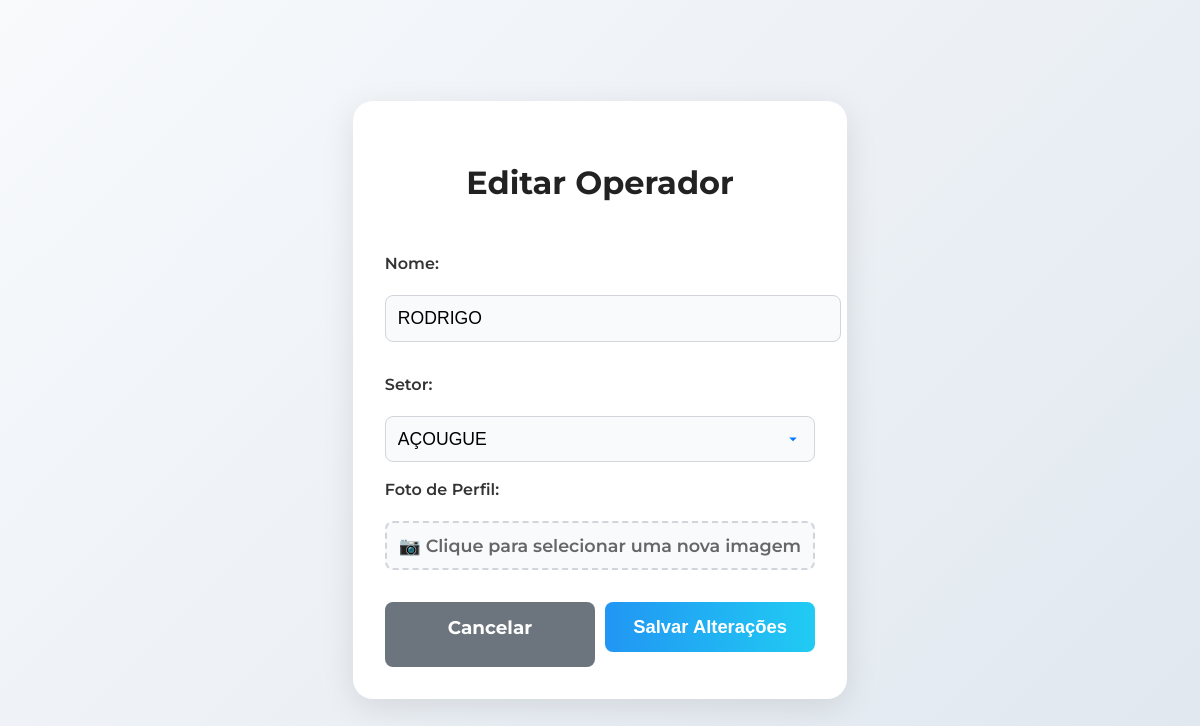
The app's page /admin/operador/edit/3 (signed in), older data.
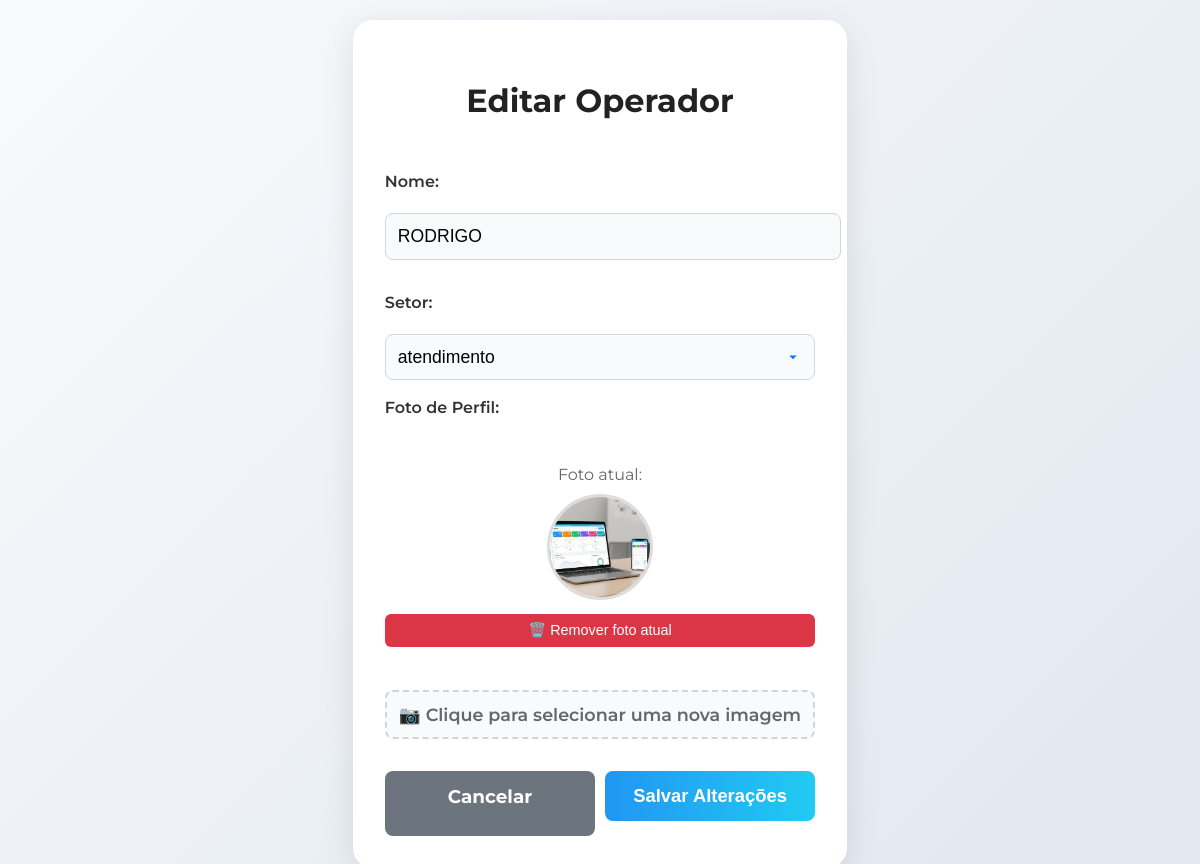
The same page, newer data.
### tables this page shows
CREATE TABLE operadores (
                    id INTEGER PRIMARY KEY AUTOINCREMENT,
                    nome TEXT NOT NULL,
                    foto_perfil TEXT,
                    setor_id INTEGER,
                    FOREIGN KEY (setor_id) REFERENCES setores (id)
                );

CREATE TABLE setores (
                    id INTEGER PRIMARY KEY AUTOINCREMENT,
                    nome TEXT NOT NULL,
                    descricao TEXT,
                    senha_setor TEXT
                );

### app.py (the view, shortened to what this page needs)
@app.route('/admin/operador/edit/<int:operador_id>', methods=['GET', 'POST'])
def edit_operador(operador_id):
    auth_result = require_login()
    if auth_result:
        return auth_result
    conn = sqlite3.connect(DB_PATH)
    cursor = conn.cursor()
    cursor.execute('SELECT id, nome, setor_id, foto_perfil FROM operadores WHERE id=?', (operador_id,))
    operador = cursor.fetchone()
    if not operador:
        conn.close()
        return "Operador não encontrado.", 404
    cursor.execute('SELECT id, nome FROM setores')
    setores = cursor.fetchall()
    conn.close()
    return render_template('edit_operador.html', operador=operador, setores=setores)

### app.py (called while the page is built, shortened)
def require_login():
    if 'user_id' in session:
        session.permanent = True
        return None  # Usuário logado via sessão

### templates/edit_operador.html (shortened to what this page needs)
<!DOCTYPE html>
<html lang="pt-br">
<head>
    <link rel="stylesheet" href="/static/style.css">
</head>
<body>
    <div class="container">
        <h1>Editar Operador</h1>
        <form method="POST" enctype="multipart/form-data">
            <label for="nome">Nome:</label>
            <input type="text" name="nome" id="nome" value="{{ operador[1] }}" required>
            <label for="setor_id">Setor:</label>
            <select name="setor_id" id="setor_id" required>
                {% for setor in setores %}
                <option value="{{ setor[0] }}" {% if setor[0] == operador[2] %}selected{% endif %}>{{ setor[1] }}</option>
                {% endfor %}
            </select>
            <label for="foto_perfil">Foto de Perfil:</label>
            {% if operador[3] %}
            <div class="current-photo">
                <p style="margin-bottom: 10px; color: #666;">Foto atual:</p>
                <img src="/uploads/{{ operador[3] }}" alt="Foto atual">
                <br>
                <button type="button" class="remove-photo" onclick="removerFoto()">🗑️ Remover foto atual</button>
            </div>
            {% endif %}
            <div class="file-upload">
                <label for="foto_perfil" class="file-upload-label" id="file-label">
                    📷 Clique para selecionar uma nova imagem
                </label>
            </div>
            <div class="button-group">
                <a href="/admin" class="btn-cancel">Cancelar</a>
                <button type="submit">Salvar Alterações</button>
            </div>
        </form>
    </div>
</body>
</html>

### static/style.css (style rules this page uses)
body { font-family: Arial, sans-serif; background-color: #f4f4f4; margin: 0; padding: 0; }
.container { max-width: 800px; margin: 20px auto; padding: 20px; background: #fff; border-radius: 8px; box-shadow: 0 0 10px rgba(0, 0, 0, 0.1); }
h1, h2 { color: #333; }
form, table { width: 100%; margin-top: 20px; }
label { display: block; margin-bottom: 5px; color: #555; }
input, button { width: 100%; padding: 10px; margin-bottom: 15px; border: 1px solid #ccc; border-radius: 4px; }
button { background-color: #007BFF; color: white; border: none; cursor: pointer; }

### templates/edit_operador.html (style rules this page uses)
body { min-height: 100vh; display: flex; align-items: center; justify-content: center; background: linear-gradient(135deg, #f8fafc 0%, #e0e7ef 100%); font-family: 'Montserrat', Arial, sans-serif; }
.container { background: #fff; border-radius: 20px; box-shadow: 0 8px 32px rgba(0,0,0,0.10); padding: 40px 32px 32px 32px; min-width: 350px; display: flex; flex-direction: column; align-items: center; }
h1 { text-align: center; margin-bottom: 32px; font-size: 2em; color: #222; }
form { width: 100%; display: flex; flex-direction: column; gap: 18px; }
label { font-weight: 600; color: #333; margin-bottom: 4px; }
input, select { padding: 12px; border-radius: 8px; border: 1px solid #d1d5db; font-size: 1.1em; background: #f8fafc; transition: border 0.2s; }
select { appearance: none; }
.file-upload { position: relative; display: inline-block; width: 100%; }
.file-upload-label { display: block; padding: 12px; border-radius: 8px; border: 2px dashed #d1d5db; background: #f8fafc; text-align: center; cursor: pointer; transition: all 0.2s; font-size: 1.1em; color: #666; }
.current-photo { margin: 10px 0; text-align: center; }
.current-photo img { width: 100px; height: 100px; border-radius: 50%; object-fit: cover; border: 3px solid #ddd; }
.remove-photo { margin-top: 10px; padding: 8px 16px; background: #dc3545; color: white; border: none; border-radius: 6px; cursor: pointer; font-size: 0.9em; }
.button-group { display: flex; gap: 10px; margin-top: 10px; }
button[type="submit"] { background: linear-gradient(90deg, #2196f3 0%, #21cbf3 100%); color: #fff; font-weight: 700; border: none; border-radius: 8px; padding: 14px 0; font-size: 1.15em; cursor: pointer; transition: background 0.2s, transform 0.15s; flex: 1; }
.btn-cancel { background: #6c757d; color: #fff; font-weight: 700; border: none; border-radius: 8px; padding: 14px 0; font-size: 1.15em; cursor: pointer; transition: background 0.2s, transform 0.15s; text-decoration: none; text-align: center; flex: 1; }

Row changes from the older to the newer data that the page shows:
changed operadores "RODRIGO": setor_id "AÇOUGUE" → "atendimento"; foto_perfil: picture added
Text that changed along with them:
text now shown: "Foto atual: 🗑️ Remover foto atual"
